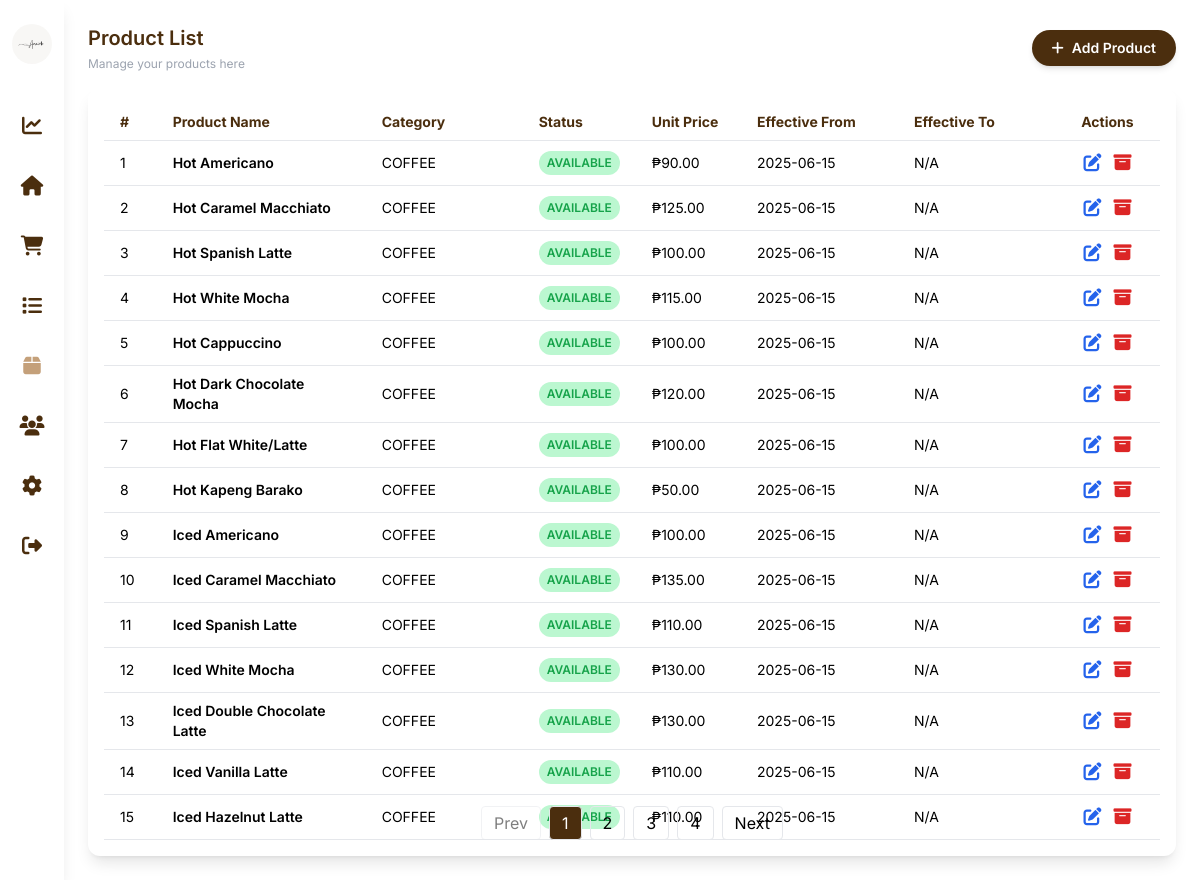
The page /Owner/product.php (signed in) on the database its author committed.
### tables this page shows
CREATE TABLE `productprices` (
  `PriceID` int(11) NOT NULL,
  `ProductID` int(11) NOT NULL,
  `UnitPrice` decimal(10,2) NOT NULL,
  `Effective_From` date NOT NULL,
  `Effective_To` date DEFAULT NULL,
  `Created_At` timestamp NOT NULL DEFAULT current_timestamp()
);

CREATE TABLE `product` (
  `ProductID` int(11) NOT NULL,
  `ProductName` varchar(255) NOT NULL,
  `ProductCategory` varchar(255) NOT NULL,
  `is_available` tinyint(1) NOT NULL DEFAULT 1,
  `Created_AT` timestamp NOT NULL DEFAULT current_timestamp()
);

### classes/database.php (called while the page is built, shortened)
<?php
class database {
    function opencon() {
        return new PDO('mysql:host=localhost;dbname=amaihatest', 'root', '');
    }
    function getJoinedProductData() {
        $con = $this->opencon();
        $stmt = $con->prepare("
            SELECT
                p.ProductID, p.ProductName, p.ProductCategory, p.is_available, p.Created_AT,
                pp.UnitPrice, pp.Effective_From, pp.Effective_To, pp.PriceID
            FROM product p
            JOIN productprices pp ON p.ProductID = pp.ProductID
            ORDER BY p.ProductID DESC
        ");
        $stmt->execute();
        return $stmt->fetchAll(PDO::FETCH_ASSOC);
    }
}

### Owner/product.php (the view, shortened to what this page needs)
<?php
require_once('../classes/database.php');
$con = new database();
?>
<!DOCTYPE html>
<html lang="en">
<head>
  <script src="https://cdn.tailwindcss.com"></script>
  <link href="https://cdnjs.cloudflare.com/ajax/libs/font-awesome/6.5.0/css/all.min.css" rel="stylesheet" />
</head>
<body class="bg-[rgba(255,255,255,0.7)] min-h-screen flex">
<aside class="bg-white bg-opacity-90 backdrop-blur-sm w-16 flex flex-col items-center py-6 space-y-8 shadow-lg">
    <img src="../images/logo.png" alt="Logo" class="w-10 h-10 rounded-full mb-4" />
    <?php $current = basename($_SERVER['PHP_SELF']); ?>
    <button title="Dashboard" onclick="window.location.href='../Owner/dashboard.php'">
        <i class="fas fa-chart-line text-xl <?= $current == 'dashboard.php' ? 'text-[#C4A07A]' : 'text-[#4B2E0E]' ?>"></i>
    </button>
    <button title="Home" onclick="window.location.href='../Owner/mainpage.php'">
        <i class="fas fa-home text-xl <?= $current == 'mainpage.php' ? 'text-[#C4A07A]' : 'text-[#4B2E0E]' ?>"></i>
    </button>
    <button title="Cart" onclick="window.location.href='../Owner/page.php'">
        <i class="fas fa-shopping-cart text-xl <?= $current == 'page.php' ? 'text-[#C4A07A]' : 'text-[#4B2E0E]' ?>"></i>
    </button>
    <button title="Order List" onclick="window.location.href='../all/tranlist.php'">
        <i class="fas fa-list text-xl <?= $current == 'tranlist.php' ? 'text-[#C4A07A]' : 'text-[#4B2E0E]' ?>"></i>
    </button>
    <button title="Product List" onclick="window.location.href='../Owner/product.php'">
        <i class="fas fa-box text-xl <?= $current == 'product.php' ? 'text-[#C4A07A]' : 'text-[#4B2E0E]' ?>"></i>
    </button>
    <button title="Employees" onclick="window.location.href='../Owner/user.php'">
        <i class="fas fa-users text-xl <?= $current == 'user.php' ? 'text-[#C4A07A]' : 'text-[#4B2E0E]' ?>"></i>
    </button>
    <button title="Settings" onclick="window.location.href='../all/setting.php'">
        <i class="fas fa-cog text-xl <?= $current == 'setting.php' ? 'text-[#C4A07A]' : 'text-[#4B2E0E]' ?>"></i>
    </button>
    <button id="logout-btn" title="Logout">
        <i class="fas fa-sign-out-alt text-xl text-[#4B2E0E]"></i>
    </button>
</aside>
<main class="flex-1 p-6 relative flex flex-col">
  <header class="mb-4 flex items-center justify-between">
    <div>
      <h1 class="text-[#4B2E0E] font-semibold text-xl mb-1">Product List</h1>
      <p class="text-xs text-gray-400">Manage your products here</p>
    </div>
    <a href="#" id="add-product-btn" class="bg-[#4B2E0E] text-white rounded-full px-5 py-2 text-sm font-semibold shadow-md hover:bg-[#6b3e14] transition flex items-center">
      <i class="fas fa-plus mr-2"></i>Add Product
    </a>
  </header>
  <section class="bg-white rounded-xl p-4 w-full shadow-lg flex-1 overflow-x-auto relative">
    <table id="product-table" class="w-full text-sm">
      <thead>
        <tr class="text-left text-[#4B2E0E] border-b">
          <th class="py-2 px-4 w-[5%]">#</th>
          <th class="py-2 px-4 w-[20%]">Product Name</th>
          <th class="py-2 px-4 w-[15%]">Category</th>
          <th class="py-2 px-4 w-[10%]">Status</th>
          <th class="py-2 px-4 w-[10%]">Unit Price</th>
          <th class="py-2 px-4 w-[15%]">Effective From</th>
          <th class="py-2 px-4 w-[15%]">Effective To</th>
          <th class="py-2 px-4 w-[10%] text-center">Actions</th>
        </tr>
      </thead>
      <tbody id="product-body">
          <?php
      $products = $con->getJoinedProductData();
      usort($products, function($a, $b) {
          return $a['ProductID'] <=> $b['ProductID'];
      });
      foreach ($products as $product) {
              ?>
        <tr class="border-b hover:bg-gray-50 <?= $product['is_available'] == 0 ? 'bg-red-50 text-gray-500' : '' ?>">
          <td class="py-2 px-4"><?= htmlspecialchars($product['ProductID']) ?></td>
          <td class="py-2 px-4 font-semibold <?= $product['is_available'] == 0 ? 'line-through' : '' ?>"><?= htmlspecialchars($product['ProductName']) ?></td>
          <td class="py-2 px-4"><?= htmlspecialchars($product['ProductCategory']) ?></td>
          <td class="py-2 px-4">
            <?php if ($product['is_available'] == 1): ?>
              <span class="text-xs font-semibold inline-block py-1 px-2 uppercase rounded-full text-green-600 bg-green-200">Available</span>
            <?php else: ?>
              <span class="text-xs font-semibold inline-block py-1 px-2 uppercase rounded-full text-red-600 bg-red-200">Archived</span>
            <?php endif; ?>
          </td>
          <td class="py-2 px-4">₱<?= htmlspecialchars(number_format($product['UnitPrice'], 2)) ?></td>
          <td class="py-2 px-4"><?= htmlspecialchars($product['Effective_From']) ?></td>
          <td class="py-2 px-4"><?= htmlspecialchars((string)($product['Effective_To'] ?? 'N/A')) ?></td>
          <td class="py-2 px-4 text-center">
            <?php if ($product['is_available'] == 1): ?>
              <button class="text-blue-600 hover:underline text-lg mr-2 edit-product-btn" title="Edit Price" data-product-name="<?= htmlspecialchars($product['ProductName']) ?>" data-price-id="<?= htmlspecialchars($product['PriceID']) ?>" data-unit-price="<?= htmlspecialchars($product['UnitPrice']) ?>" data-effective-from="<?= htmlspecialchars($product['Effective_From']) ?>" data-effective-to="<?= htmlspecialchars((string)($product['Effective_To'] ?? '')) ?>"><i class="fas fa-edit"></i></button>
              <button class="text-red-600 hover:underline text-lg archive-product-btn" title="Archive" data-product-id="<?= htmlspecialchars($product['ProductID']) ?>" data-product-name="<?= htmlspecialchars($product['ProductName']) ?>"><i class="fas fa-archive"></i></button>
            <?php else: ?>
              <button class="text-green-600 hover:underline text-lg restore-product-btn" title="Restore" data-product-id="<?= htmlspecialchars($product['ProductID']) ?>" data-product-name="<?= htmlspecialchars($product['ProductName']) ?>"><i class="fas fa-undo-alt"></i></button>
            <?php endif; ?>
          </td>
        </tr>
        <?php } ?>
      </tbody>
    </table>
    <div id="pagination" class="pagination-bar"></div>
  </section>
</main>
</body>
</html>

### Owner/product.php (style rules this page uses)
body { font-family: 'Inter', sans-serif; }
.pagination-bar { position: absolute; bottom: 1rem; left: 0; right: 0; display: flex; justify-content: center; flex-wrap: wrap; gap: 0.5rem; }

### rows shown on the page
productprices: ProductID.ProductID "1", ProductID.ProductName "Hot Americano", ProductID.ProductCategory "COFFEE", shows "AVAILABLE", UnitPrice "90.00", Effective_From "2025-06-15", Effective_To "N/A"
productprices: ProductID.ProductID "2", ProductID.ProductName "Hot Caramel Macchiato", ProductID.ProductCategory "COFFEE", shows "AVAILABLE", UnitPrice "125.00", Effective_From "2025-06-15", Effective_To "N/A"
productprices: ProductID.ProductID "3", ProductID.ProductName "Hot Spanish Latte", ProductID.ProductCategory "COFFEE", shows "AVAILABLE", UnitPrice "100.00", Effective_From "2025-06-15", Effective_To "N/A"
productprices: ProductID.ProductID "4", ProductID.ProductName "Hot White Mocha", ProductID.ProductCategory "COFFEE", shows "AVAILABLE", UnitPrice "115.00", Effective_From "2025-06-15", Effective_To "N/A"
productprices: ProductID.ProductID "5", ProductID.ProductName "Hot Cappuccino", ProductID.ProductCategory "COFFEE", shows "AVAILABLE", UnitPrice "100.00", Effective_From "2025-06-15", Effective_To "N/A"
productprices: ProductID.ProductID "6", ProductID.ProductName "Hot Dark Chocolate Mocha", ProductID.ProductCategory "COFFEE", shows "AVAILABLE", UnitPrice "120.00", Effective_From "2025-06-15", Effective_To "N/A"
productprices: ProductID.ProductID "7", ProductID.ProductName "Hot Flat White/Latte", ProductID.ProductCategory "COFFEE", shows "AVAILABLE", UnitPrice "100.00", Effective_From "2025-06-15", Effective_To "N/A"
productprices: ProductID.ProductID "8", ProductID.ProductName "Hot Kapeng Barako", ProductID.ProductCategory "COFFEE", shows "AVAILABLE", UnitPrice "50.00", Effective_From "2025-06-15", Effective_To "N/A"
productprices: ProductID.ProductID "9", ProductID.ProductName "Iced Americano", ProductID.ProductCategory "COFFEE", shows "AVAILABLE", UnitPrice "100.00", Effective_From "2025-06-15", Effective_To "N/A"
productprices: ProductID.ProductID "10", ProductID.ProductName "Iced Caramel Macchiato", ProductID.ProductCategory "COFFEE", shows "AVAILABLE", UnitPrice "135.00", Effective_From "2025-06-15", Effective_To "N/A"
productprices: ProductID.ProductID "11", ProductID.ProductName "Iced Spanish Latte", ProductID.ProductCategory "COFFEE", shows "AVAILABLE", UnitPrice "110.00", Effective_From "2025-06-15", Effective_To "N/A"
productprices: ProductID.ProductID "12", ProductID.ProductName "Iced White Mocha", ProductID.ProductCategory "COFFEE", shows "AVAILABLE", UnitPrice "130.00", Effective_From "2025-06-15", Effective_To "N/A"
productprices: ProductID.ProductID "13", ProductID.ProductName "Iced Double Chocolate Latte", ProductID.ProductCategory "COFFEE", shows "AVAILABLE", UnitPrice "130.00", Effective_From "2025-06-15", Effective_To "N/A"
productprices: ProductID.ProductID "14", ProductID.ProductName "Iced Vanilla Latte", ProductID.ProductCategory "COFFEE", shows "AVAILABLE", UnitPrice "110.00", Effective_From "2025-06-15", Effective_To "N/A"
productprices: ProductID.ProductID "15", ProductID.ProductName "Iced Hazelnut Latte", ProductID.ProductCategory "COFFEE", UnitPrice "110.00", Effective_From "2025-06-15", Effective_To "N/A"
